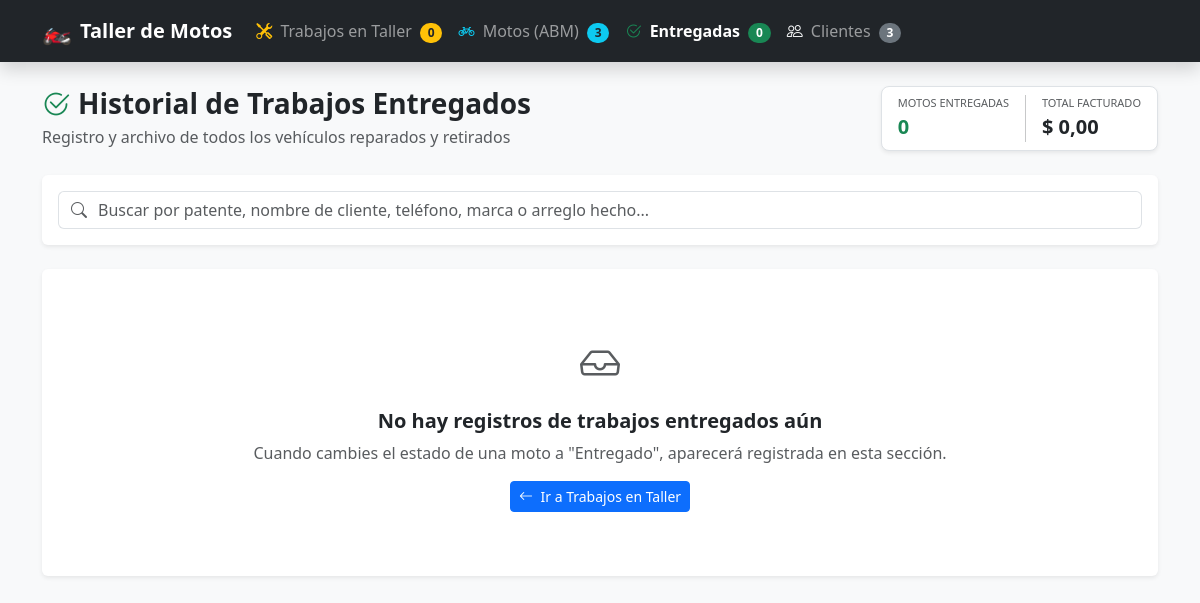
/entregadas.php, run on an earlier commit of the app's database.
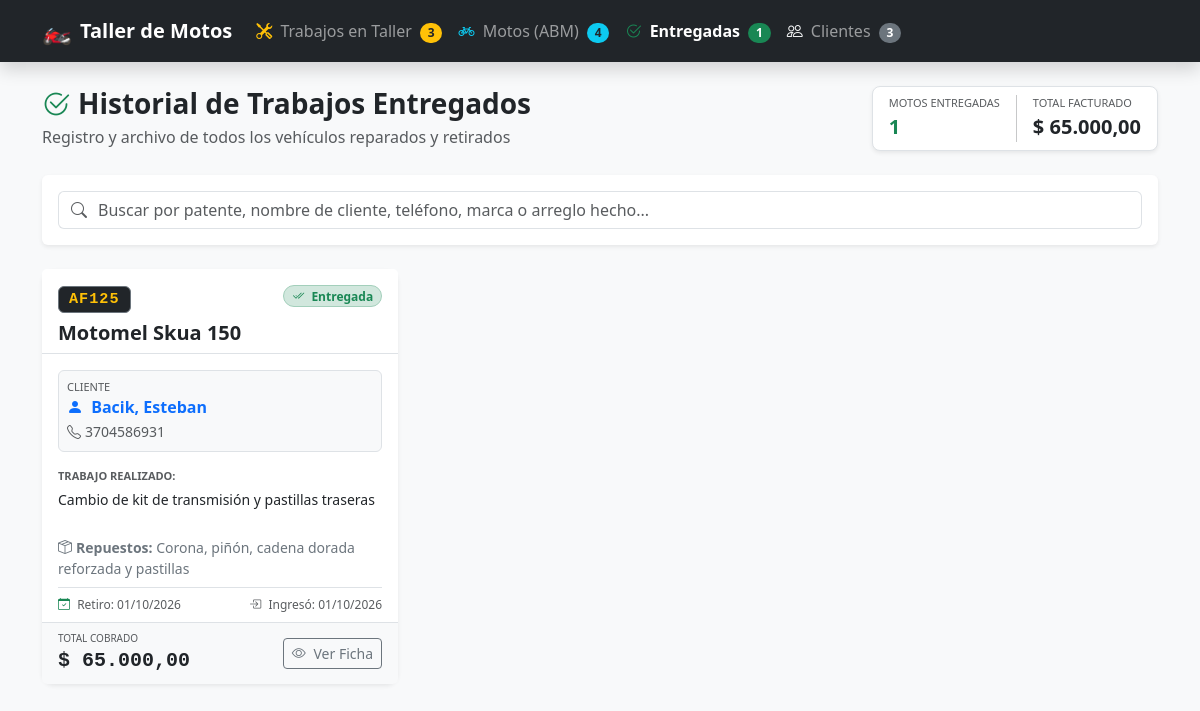
And on a later commit of the database.
### tables this page shows
CREATE TABLE IF NOT EXISTS `trabajos` (
  `id_trabajo` INT AUTO_INCREMENT PRIMARY KEY,
  `id_moto` INT NOT NULL,
  `falla_reportada` TEXT NOT NULL,
  `diagnostico` TEXT NULL,
  `arreglo_realizado` TEXT NULL,
  `repuestos` TEXT NULL,
  `precio_estimado` DECIMAL(10,2) DEFAULT 0.00,
  `precio_final` DECIMAL(10,2) DEFAULT 0.00,
  `fecha_ingreso` DATETIME DEFAULT CURRENT_TIMESTAMP,
  `fecha_prometida` DATE NULL,
  `fecha_entrega` DATETIME NULL,
  `estado` ENUM('En Espera', 'En Reparacion', 'Terminado', 'Entregado') DEFAULT 'En Espera',
  `observaciones` TEXT NULL,
  FOREIGN KEY (`id_moto`) REFERENCES `motos`(`id_moto`) ON DELETE CASCADE
);

CREATE TABLE IF NOT EXISTS `motos` (
  `id_moto` INT AUTO_INCREMENT PRIMARY KEY,
  `id_cliente` INT NOT NULL,
  `marca` VARCHAR(50) NOT NULL,
  `modelo` VARCHAR(100) NOT NULL,
  `anio` INT NULL,
  `patente` VARCHAR(20) NOT NULL UNIQUE,
  `color` VARCHAR(30) NULL,
  `kilometraje` INT DEFAULT 0,
  `fecha_registro` TIMESTAMP DEFAULT CURRENT_TIMESTAMP,
  FOREIGN KEY (`id_cliente`) REFERENCES `clientes`(`id_cliente`) ON DELETE CASCADE
);

CREATE TABLE IF NOT EXISTS `clientes` (
  `id_cliente` INT AUTO_INCREMENT PRIMARY KEY,
  `nombre` VARCHAR(100) NOT NULL,
  `apellido` VARCHAR(100) NOT NULL,
  `telefono` VARCHAR(20) NOT NULL,
  `email` VARCHAR(100) NULL,
  `direccion` VARCHAR(200) NULL,
  `fecha_registro` TIMESTAMP DEFAULT CURRENT_TIMESTAMP
);

### entregadas.php (the view, shortened to what the changed rows need)
<?php
require_once 'conexion.php';
$sqlEntregadas = "SELECT t.*,
                         m.patente, m.marca, m.modelo, m.color, m.kilometraje, m.anio,
                         c.id_cliente, c.nombre AS cliente_nombre, c.apellido AS cliente_apellido,
                         c.telefono AS cliente_telefono, c.direccion AS cliente_direccion
                  FROM trabajos t
                  INNER JOIN motos m ON t.id_moto = m.id_moto
                  INNER JOIN clientes c ON m.id_cliente = c.id_cliente
                  WHERE t.estado = 'Entregado'
                  ORDER BY COALESCE(t.fecha_entrega, t.fecha_ingreso) DESC, t.id_trabajo DESC";
$stmtEntregadas = $pdo->query($sqlEntregadas);
$entregadas = $stmtEntregadas->fetchAll();
$totalFacturado = 0;
foreach ($entregadas as $ent) {
    $totalFacturado += floatval($ent['precio_final'] > 0 ? $ent['precio_final'] : $ent['precio_estimado']);
}
?>
<!DOCTYPE html>
<html lang="es">
<head>
    <link href="https://cdn.jsdelivr.net/npm/bootstrap@5.3.0/dist/css/bootstrap.min.css" rel="stylesheet">
    <link href="https://cdn.jsdelivr.net/npm/bootstrap-icons@1.10.5/font/bootstrap-icons.css" rel="stylesheet">
</head>
<body class="bg-light">
    <?php include 'navbar.php'; ?>
    <div class="container mb-5">
        <div class="row align-items-center mb-4 g-3">
            <div class="col-md-5 text-md-end">
                <div class="d-inline-flex gap-3 bg-white p-2 px-3 rounded-3 shadow-sm border">
                    <div class="text-start">
                        <small class="text-muted text-uppercase d-block" style="font-size: 11px;">Motos Entregadas</small>
                        <strong class="fs-5 text-success"><?php echo count($entregadas); ?></strong>
                    </div>
                    <div class="text-start">
                        <small class="text-muted text-uppercase d-block" style="font-size: 11px;">Total Facturado</small>
                        <strong class="fs-5 text-dark">$ <?php echo number_format($totalFacturado, 2, ',', '.'); ?></strong>
                    </div>
                </div>
            </div>
        </div>
        <?php if (empty($entregadas)): ?>
            <div class="card shadow-sm border-0 text-center py-5">
                <div class="card-body">
                    <i class="bi bi-inbox fs-1 text-muted d-block mb-3"></i>
                    <h5 class="fw-bold text-dark">No hay registros de trabajos entregados aún</h5>
                    <p class="text-muted mb-3">Cuando cambies el estado de una moto a "Entregado", aparecerá registrada en esta sección.</p>
                    <a href="trabajos.php" class="btn btn-primary btn-sm">
                        <i class="bi bi-arrow-left me-1"></i> Ir a Trabajos en Taller
                    </a>
                </div>
            </div>
        <?php else: ?>
            <div class="row g-4" id="grillaEntregadas">
                <?php foreach ($entregadas as $ent):
                    $precio = ($ent['precio_final'] > 0) ? $ent['precio_final'] : $ent['precio_estimado'];
                    $textoBusqueda = strtolower($ent['patente'] . ' ' . $ent['marca'] . ' ' . $ent['modelo'] . ' ' . $ent['cliente_nombre'] . ' ' . $ent['cliente_apellido'] . ' ' . $ent['cliente_telefono'] . ' ' . ($ent['arreglo_realizado'] ?? '') . ' ' . ($ent['falla_reportada'] ?? ''));
                ?>
                    <div class="col-md-6 col-lg-4 item-entrega" data-search="<?php echo htmlspecialchars($textoBusqueda); ?>">
                        <div class="card h-100 shadow-sm border-0 card-entrega bg-white">
                            <div class="card-header bg-white border-bottom pt-3 pb-2 d-flex justify-content-between align-items-start">
                                <div>
                                    <span class="badge bg-dark badge-patente border border-secondary text-warning">
                                        <?php echo htmlspecialchars($ent['patente']); ?>
                                    </span>
                                    <h5 class="fw-bold mb-0 mt-2 text-dark">
                                        <?php echo htmlspecialchars($ent['marca'] . ' ' . $ent['modelo']); ?>
                                    </h5>
                                </div>
                                <span class="badge bg-success-subtle text-success border border-success-subtle rounded-pill px-2.5 py-1.5 fw-semibold">
                                    <i class="bi bi-check2-all me-1"></i> Entregada
                                </span>
                            </div>
                            <div class="card-body pb-2">
                                <div class="mb-3 p-2 bg-light rounded-2 border border-1">
                                    <small class="text-muted d-block" style="font-size: 11px;">CLIENTE</small>
                                    <strong class="text-primary d-block">
                                        <i class="bi bi-person-fill me-1"></i>
                                        <?php echo htmlspecialchars($ent['cliente_apellido'] . ', ' . $ent['cliente_nombre']); ?>
                                    </strong>
                                    <small class="text-muted">
                                        <i class="bi bi-telephone me-1"></i><?php echo htmlspecialchars($ent['cliente_telefono']); ?>
                                    </small>
                                </div>
                                <div class="mb-2">
                                    <small class="text-muted d-block fw-semibold mb-1" style="font-size: 11px;">TRABAJO REALIZADO:</small>
                                    <p class="mb-1 text-dark small" style="min-height: 40px;">
                                        <?php echo !empty($ent['arreglo_realizado']) ? nl2br(htmlspecialchars($ent['arreglo_realizado'])) : (!empty($ent['falla_reportada']) ? nl2br(htmlspecialchars($ent['falla_reportada'])) : '<span class="text-muted italic">Sin detalle informado</span>'); ?>
                                    </p>
                                </div>
                                <?php if (!empty($ent['repuestos'])): ?>
                                    <div class="mb-2 small text-secondary">
                                        <strong><i class="bi bi-box-seam me-1"></i>Repuestos:</strong> <?php echo htmlspecialchars($ent['repuestos']); ?>
                                    </div>
                                <?php endif; ?>
                                <div class="border-top pt-2 mt-2 d-flex justify-content-between text-muted" style="font-size: 12px;">
                                    <span>
                                        <i class="bi bi-calendar-check me-1 text-success"></i>
                                        Retiro: <?php echo !empty($ent['fecha_entrega']) ? date('d/m/Y', strtotime($ent['fecha_entrega'])) : date('d/m/Y', strtotime($ent['fecha_ingreso'])); ?>
                                    </span>
                                    <span>
                                        <i class="bi bi-box-arrow-in-right me-1 text-muted"></i>
                                        Ingresó: <?php echo !empty($ent['fecha_ingreso']) ? date('d/m/Y', strtotime($ent['fecha_ingreso'])) : '-'; ?>
                                    </span>
                                </div>
                            </div>
                            <div class="card-footer bg-light border-top d-flex justify-content-between align-items-center py-2.5">
                                <div>
                                    <small class="text-muted d-block" style="font-size: 10px;">TOTAL COBRADO</small>
                                    <strong class="fs-5 text-dark font-monospace">$ <?php echo number_format($precio, 2, ',', '.'); ?></strong>
                                </div>
                                <div class="btn-group btn-group-sm">
                                    <a href="editar_trabajo.php?id=<?php echo $ent['id_trabajo']; ?>" class="btn btn-outline-secondary btn-sm" title="Ver / Editar ficha">
                                        <i class="bi bi-eye me-1"></i> Ver Ficha
                                    </a>
                                </div>
                            </div>
                        </div>
                    </div>
                <?php endforeach; ?>
            </div>
        <?php endif; ?>
    </div>
</body>
</html>

### navbar.php (shortened to what the changed rows need)
<?php
$totalActivas = 0;
$totalEntregadas = 0;
$totalMotos = 0;
try {
    $stmtCount = $pdo->query("SELECT
        SUM(CASE WHEN estado != 'Entregado' OR estado IS NULL THEN 1 ELSE 0 END) AS activas,
        SUM(CASE WHEN estado = 'Entregado' THEN 1 ELSE 0 END) AS entregadas
        FROM trabajos");
    $counts = $stmtCount->fetch();
    $totalActivas = $counts['activas'] ?? 0;
    $totalEntregadas = $counts['entregadas'] ?? 0;
    $totalMotos = $pdo->query("SELECT COUNT(*) FROM motos")->fetchColumn();
} catch (Exception $e) {}
$currentScript = basename($_SERVER['PHP_SELF']);
?>
<nav class="navbar navbar-expand-lg navbar-dark bg-dark mb-4 shadow sticky-top">
    <div class="container">
        <div class="collapse navbar-collapse" id="navbarNav">
            <ul class="navbar-nav me-auto mb-2 mb-lg-0">
                <li class="nav-item">
                    <a class="nav-link <?php echo ($currentScript === 'trabajos.php' || $currentScript === 'index.php') ? 'active fw-bold' : ''; ?>" href="trabajos.php">
                        <i class="bi bi-tools me-1 text-warning"></i> Trabajos en Taller
                        <span class="badge bg-warning text-dark ms-1 rounded-pill"><?php echo $totalActivas; ?></span>
                    </a>
                </li>
                <li class="nav-item">
                    <a class="nav-link <?php echo ($currentScript === 'motos.php') ? 'active fw-bold' : ''; ?>" href="motos.php">
                        <i class="bi bi-bicycle me-1 text-info"></i> Motos (ABM)
                        <span class="badge bg-info text-dark ms-1 rounded-pill"><?php echo $totalMotos; ?></span>
                    </a>
                </li>
                <li class="nav-item">
                    <a class="nav-link <?php echo ($currentScript === 'entregadas.php') ? 'active fw-bold' : ''; ?>" href="entregadas.php">
                        <i class="bi bi-check2-circle me-1 text-success"></i> Entregadas
                        <span class="badge bg-success ms-1 rounded-pill"><?php echo $totalEntregadas; ?></span>
                    </a>
                </li>
            </ul>
        </div>
    </div>
</nav>

What changed in the data, as far as the page shows it:
added trabajos: id_moto.patente "AF125", id_moto.modelo "Motomel Skua 150", clientes.apellido+nombre "Bacik, Esteban", clientes.telefono "3704586931", arreglo_realizado "Cambio de kit de transmisión y pastillas traseras", repuestos "Corona, piñón, cadena dorada reforzada y pastillas", fecha_ingreso "01/10/2026", precio_final "65.000,00"
Also different on the page:
$totalActivas: "0" → "3"
$totalMotos: "3" → "4"
$totalEntregadas: "0" → "1"
count($entregadas): "0" → "1"
$totalFacturado: "0,00" → "65.000,00"
text no longer shown: "No hay registros de trabajos entregados aún Cuando cambies el estado de una moto a \"Entregado\", aparecerá registrada en esta sección. Ir a Trabajos en Taller"
